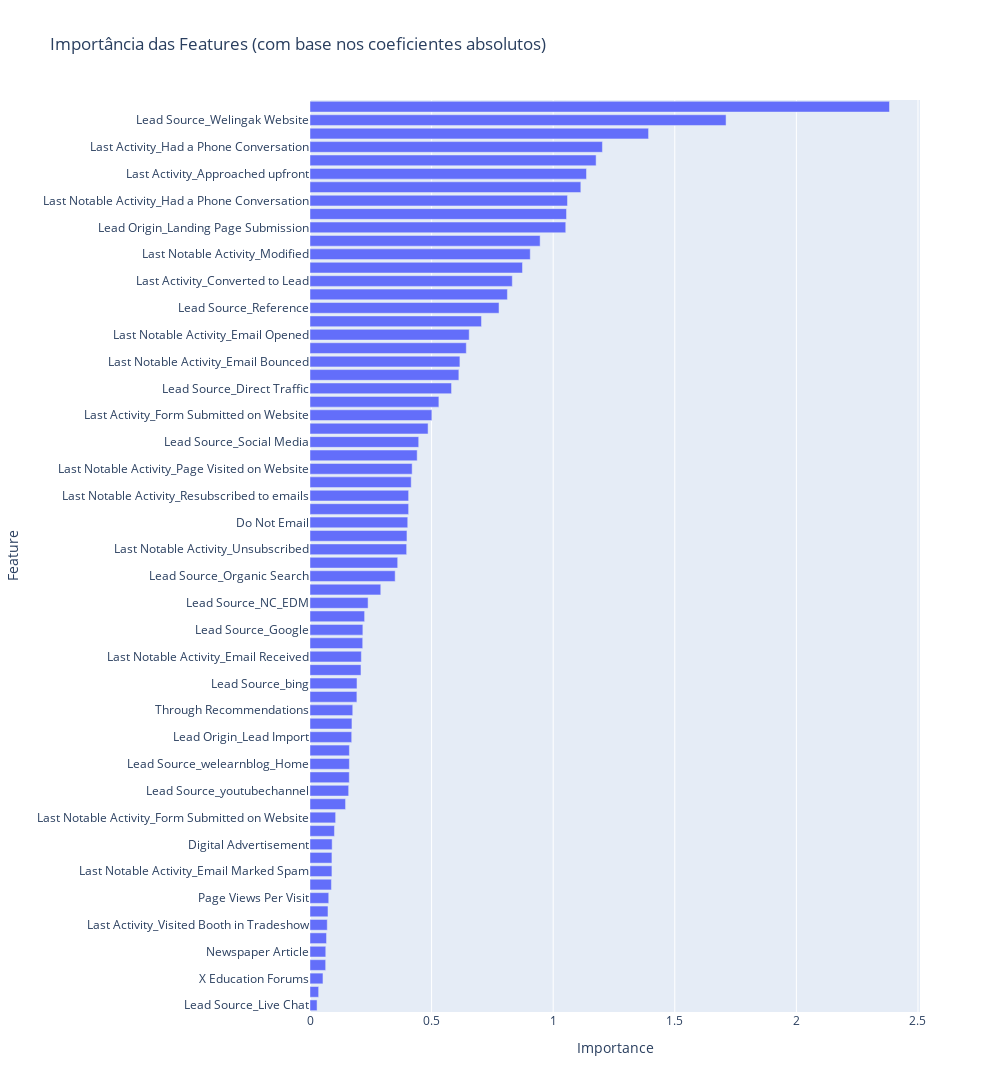

Source (notebook cell):
### Code cell
# Plotar a importância das features

fig = px.bar(df_feature_importances, 
             x='Importance',
             y='Feature',
             orientation='h',
             title='Importância das Features (com base nos coeficientes absolutos)'
)

fig.update_layout(height=1280,width=1000,yaxis={'categoryorder': 'total ascending'})
fig.show()

### Figure 1 — Plotly figure (JSON) as saved in the notebook; plotly's stock layout.template omitted (floating-point values rounded to 4 significant figures)
{"data": [{"hovertemplate": "Importance=%{x}<br>Feature=%{y}<extra></extra>", "legendgroup": "", "marker": {"color": "#636efa", "pattern": {"shape": ""}}, "name": "", "orientation": "h", "showlegend": false, "textposition": "auto", "type": "bar", "x": [0.02906, 0.03552, 0.05335, 0.06443, 0.06484, 0.06796, 0.07092, 0.07394, 0.07704, 0.08806, 0.09017, 0.09017, 0.09108, 0.1006, 0.1054, 0.1462, 0.159, 0.1615, 0.1619, 0.162, 0.1715, 0.1725, 0.1758, 0.1928, 0.1932, 0.2096, 0.2111, 0.2168, 0.2174, 0.2246, 0.2389, 0.291, 0.3502, 0.3606, 0.3974, 0.3987, 0.4019, 0.4055, 0.4055, 0.4162, 0.4201, 0.4407, 0.447, 0.4855, 0.5011, 0.5299, 0.582, 0.6121, 0.6164, 0.6427, 0.6547, 0.7051, 0.7773, 0.8117, 0.8319, 0.8738, 0.9057, 0.9463, 1.052, 1.055, 1.059, 1.114, 1.137, 1.176, 1.202, 1.392, 1.711, 2.383], "xaxis": "x", "y": ["Lead Source_Live Chat", "A free copy of Mastering The Interview", "X Education Forums", "Search", "Newspaper Article", "Last Notable Activity_Approached upfront", "Last Activity_Visited Booth in Tradeshow", "Newspaper", "Page Views Per Visit", "Do Not Call", "Last Notable Activity_Email Marked Spam", "Last Activity_Email Marked Spam", "Digital Advertisement", "Last Notable Activity_View in browser link Clicked", "Last Notable Activity_Form Submitted on Website", "Lead Source_Pay per Click Ads", "Lead Source_youtubechannel", "Lead Source_WeLearn", "Lead Source_welearnblog_Home", "Lead Source_testone", "Lead Origin_Lead Import", "TotalVisits", "Through Recommendations", "Last Activity_Email Opened", "Lead Source_bing", "Last Activity_Email Link Clicked", "Last Notable Activity_Email Received", "Last Activity_View in browser link Clicked", "Lead Source_Google", "Last Activity_Unreachable", "Lead Source_NC_EDM", "Lead Source_blog", "Lead Source_Organic Search", "Last Activity_SMS Sent", "Last Notable Activity_Unsubscribed", "Last Activity_Email Received", "Do Not Email", "Last Activity_Resubscribed to emails", "Last Notable Activity_Resubscribed to emails", "Lead Source_Click2call", "Last Notable Activity_Page Visited on Website", "Last Activity_Unsubscribed", "Lead Source_Social Media", "Last Activity_Page Visited on Website", "Last Activity_Form Submitted on Website", "Lead Source_Facebook", "Lead Source_Direct Traffic", "Lead Source_Referral Sites", "Last Notable Activity_Email Bounced", "Last Notable Activity_SMS Sent", "Last Notable Activity_Email Opened", "Lead Source_Olark Chat", "Lead Source_Reference", "Last Activity_Email Bounced", "Last Activity_Converted to Lead", "Last Notable Activity_Email Link Clicked", "Last Notable Activity_Modified", "Lead Origin_API", "Lead Origin_Landing Page Submission", "Last Notable Activity_Olark Chat Conversation", "Last Notable Activity_Had a Phone Conversation", "Last Activity_Olark Chat Conversation", "Last Activity_Approached upfront", "Total Time Spent on Website", "Last Activity_Had a Phone Conversation", "Last Notable Activity_Unreachable", "Lead Source_Welingak Website", "Lead Origin_Lead Add Form"], "yaxis": "y"}], "layout": {"barmode": "relative", "height": 1280, "legend": {"tracegroupgap": 0}, "title": {"text": "Importância das Features (com base nos coeficientes absolutos)"}, "width": 1000, "xaxis": {"anchor": "y", "domain": [0, 1], "title": {"text": "Importance"}}, "yaxis": {"anchor": "x", "categoryorder": "total ascending", "domain": [0, 1], "title": {"text": "Feature"}}}}
